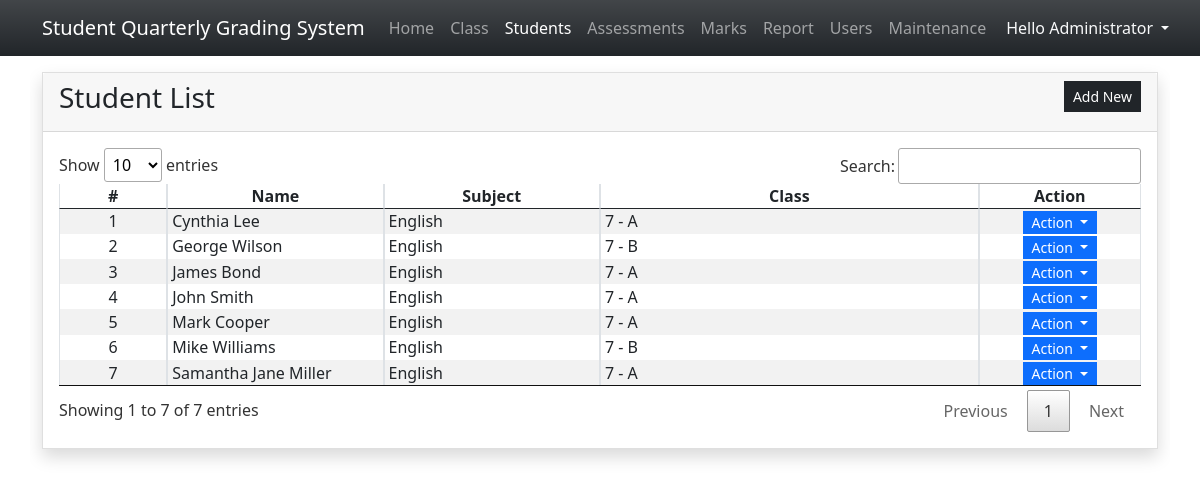
Screenshot of /?page=students (signed in) with the database file from the repository.
### tables this page shows
CREATE TABLE `student_list` (
  `student_id` int(30) NOT NULL,
  `class_id` int(30) NOT NULL,
  `name` text NOT NULL
);

CREATE TABLE `subjects` (
  `subject_id` int(30) NOT NULL,
  `name` text NOT NULL,
  `delete_flag` tinyint(1) NOT NULL DEFAULT 0
);

### students.php (the view, shortened to what this page needs)
<div class="card rounded-0 shadow">
    <div class="card-header d-flex justify-content-between">
        <h3 class="card-title">Student List</h3>
        <div class="card-tools align-middle">
            <button class="btn btn-dark btn-sm py-1 rounded-0" type="button" id="create_new">Add New</button>
        </div>
    </div>
    <div class="card-body">
        <table class="table table-hover table-striped table-bordered">
            <colgroup>
                <col width="10%">
                <col width="20%">
                <col width="20%">
                <col width="35%">
                <col width="15%">
            </colgroup>
            <thead>
                <tr>
                    <th class="text-center p-0">#</th>
                    <th class="text-center p-0">Name</th>
                    <th class="text-center p-0">Subject</th>
                    <th class="text-center p-0">Class</th>
                    <th class="text-center p-0">Action</th>
                </tr>
            </thead>
            <tbody>
                <?php
                $sql = "SELECT ss.*, CONCAT(c.grade , ' - ' , c.section) as grade_section,s.name as sname FROM `student_list` ss inner join `class_list` c on ss.class_id = c.class_id inner join `subjects` s on c.subject_id = s.subject_id order by `name` asc,`sname` asc, `grade_section` asc ";
                $qry = $conn->query($sql);
                $i = 1;
                    while($row = $qry->fetch_assoc()):
                ?>
                <tr>
                    <td class="text-center p-0"><?php echo $i++; ?></td>
                    <td class="py-0 px-1"><?php echo $row['name'] ?></td>
                    <td class="py-0 px-1"><?php echo $row['sname'] ?></td>
                    <td class="py-0 px-1"><?php echo $row['grade_section'] ?></td>
                    <td class="text-center py-0 px-1">
                        <div class="btn-group" role="group">
                            <button id="btnGroupDrop1" type="button" class="btn btn-primary dropdown-toggle btn-sm rounded-0 py-0" data-bs-toggle="dropdown" aria-expanded="false">
                            Action
                            </button>
                        </div>
                    </td>
                </tr>
                <?php endwhile; ?>
            </tbody>
        </table>
    </div>
</div>

### index.php (style rules this page uses)
html,body { height:100%; width:100%; }

### rows the page displays
student_list: name "Cynthia Lee", subjects.name "English", grade_section "7 - A"
student_list: name "George Wilson", subjects.name "English", grade_section "7 - B"
student_list: name "James Bond", subjects.name "English", grade_section "7 - A"
student_list: name "John Smith", subjects.name "English", grade_section "7 - A"
student_list: name "Mark Cooper", subjects.name "English", grade_section "7 - A"
student_list: name "Mike Williams", subjects.name "English", grade_section "7 - B"
student_list: name "Samantha Jane Miller", subjects.name "English", grade_section "7 - A"

### other values shown
$_SESSION['fullname'] "Administrator"
